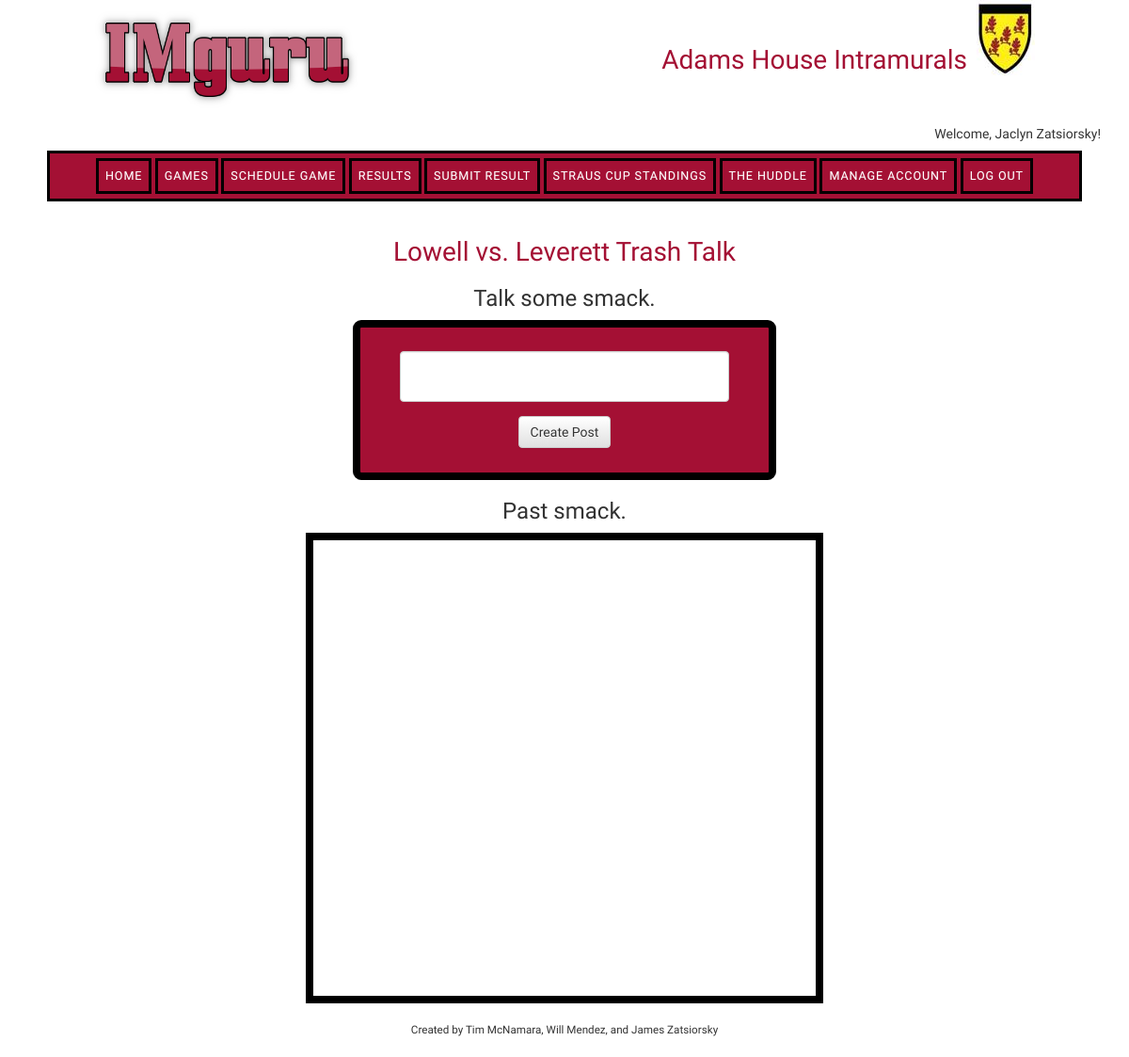
Page /trashtalk.php?gameid=2 (signed in) on the earlier database version.
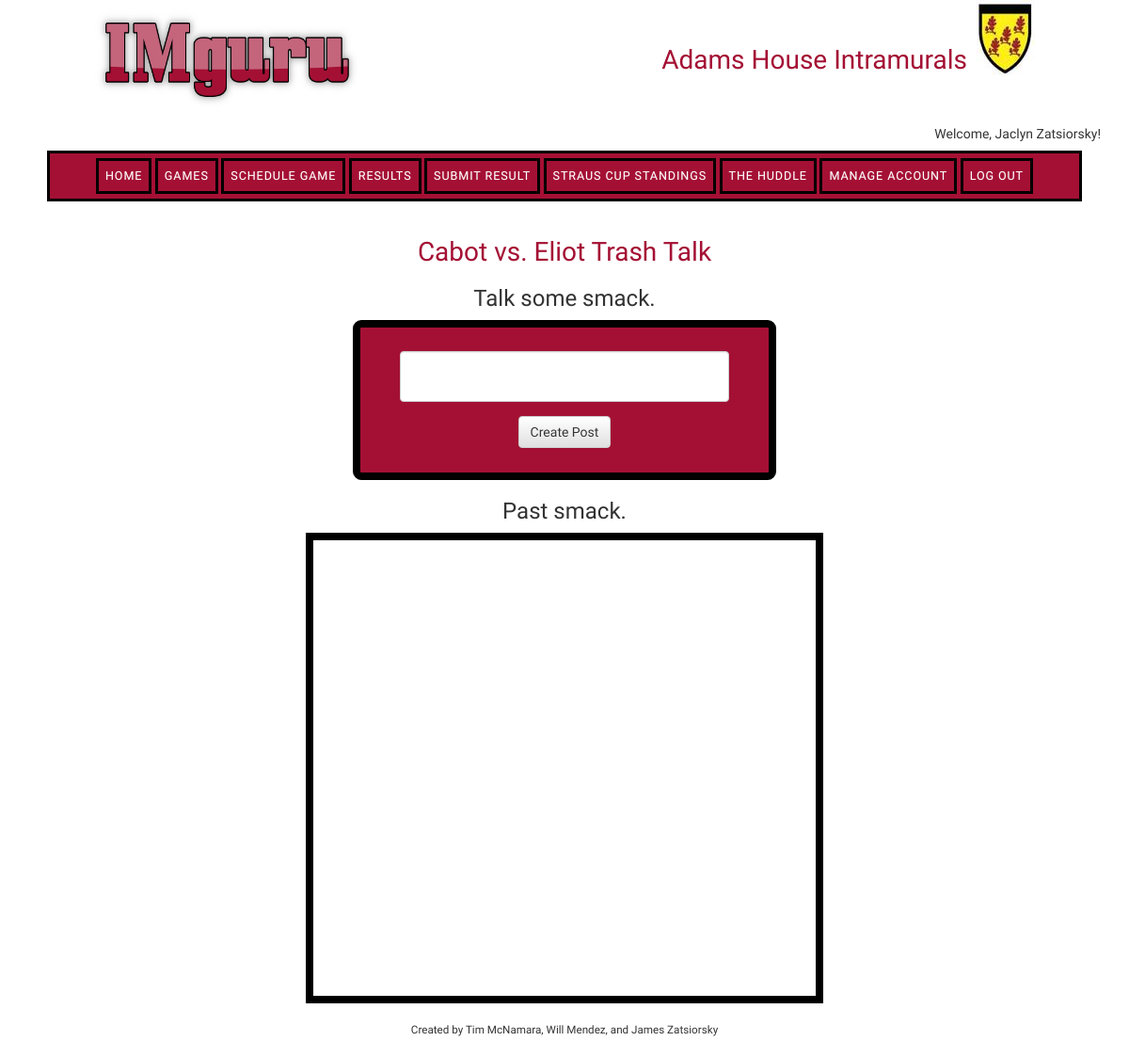
Same page on the later database version.
### tables this page shows
CREATE TABLE `games` (
  `gameid` int(5) unsigned NOT NULL AUTO_INCREMENT,
  `sport` varchar(20) NOT NULL,
  `date` date NOT NULL,
  `time` time NOT NULL,
  `location` varchar(20) NOT NULL,
  `details` varchar(100) DEFAULT NULL,
  `team1` varchar(15) NOT NULL,
  `team2` varchar(15) NOT NULL,
  `team1score` int(5) unsigned NOT NULL,
  `team2score` int(5) unsigned NOT NULL,
  `result` tinyint(1) NOT NULL DEFAULT '0',
  PRIMARY KEY (`gameid`),
  UNIQUE KEY `team1` (`team1`,`team2`,`sport`,`date`,`time`)
);

### templates/trashtalk_form.php (the view, shortened to what this page needs)
<?php include 'navigation.php';?>
<form>
	<h1> <?= $teams[0]["team1"] ?> vs. <?= $teams[0]["team2"] ?> Trash Talk </h1>
	<div class="trash-create">
		<h3> Talk some smack.</h3>
		<div class="chat">
			<fieldset>
				<div class="form-group">
				   <textarea class="form-control" rows="2" style="resize:none; width:85%;text-align:left;" name="message" id="msg"></textarea>
				</div>
				<div class="form-group">
					<button type="button" class="btn btn-default" id="create" onclick="createPost();">Create Post</button>
				</div>
			</fieldset>
		</div>
	</div>
	<div class="trash-posts">
		<h3>Past smack.</h3>
		<div id="past_posts">
		</div>
	</div>
</form>

### public/trashtalk.php (shortened to what this page needs)
<?php
    if ($_SERVER["REQUEST_METHOD"] == "GET")
    {
		if (($teams = query("SELECT * FROM games WHERE gameid = ?", $_GET["gameid"])) == false)
			apologize("That game does not exist.");
        render("trashtalk_form.php", ["title" => "Trash Talk", "teams" => $teams ]);
    }
?>

### includes/functions.php (shortened to what this page needs)
<?php
    function query()
    {
        $sql = func_get_arg(0);
        $parameters = array_slice(func_get_args(), 1);
        static $handle;
        if (!isset($handle))
        {
            try
            {
                $handle = new PDO("mysql:dbname=" . DATABASE . ";host=" . SERVER, USERNAME, PASSWORD);
                $handle->setAttribute(PDO::ATTR_EMULATE_PREPARES, false);
            }
            catch (Exception $e)
            {
                trigger_error($e->getMessage(), E_USER_ERROR);
                exit;
            }
        }
        $statement = $handle->prepare($sql);
        $results = $statement->execute($parameters);
        if ($results !== false)
        {
            return $statement->fetchAll(PDO::FETCH_ASSOC);
        }
        else
        {
            return false;
        }
    }
    function render($template, $values = [])
    {
        if (file_exists("../templates/$template"))
        {
            extract($values);
            require("../templates/header.php");
            require("../templates/$template");
            require("../templates/footer.php");
        }
        else
        {
            trigger_error("Invalid template: $template", E_USER_ERROR);
        }
    }
?>

### templates/header.php (shortened to what this page needs)
<!DOCTYPE html>
<html>
    <head>
        <link href="/css/bootstrap.min.css" rel="stylesheet"/>
        <link href="/css/bootstrap-theme.min.css" rel="stylesheet"/>
	<link rel="stylesheet" type="text/css" href="css/normalize.css" />
	<link rel="stylesheet" type="text/css" href="css/demo.css" />
	<link rel="stylesheet" type="text/css" href="css/component.css" />
	<link href="/css/styles-default.css" rel="stylesheet"/>
    </head>
    <body>
        <div class="container">
            <div id="top">
			<?php if (isset($_SESSION["house"]))
				{
					if ($_SESSION["house"] == "Adams")
						$link = "http://adamshouse.harvard.edu";
					else if ($_SESSION["house"] == "Winthrop")
						$link = "http://winthrophouse.net";
					else
						$link = "http://" . $_SESSION["house"] . ".harvard.edu";
				}
			?>
			<?php if (isset($_SESSION["house"])): ?>
			<div>
			<a href="/"><img alt="Guru" src="/img/logo_text.gif" class="logo"/></a>
			<a href = <?= $link ?> >
				<img alt="Shield" id="shield2" src="/img/<?= htmlspecialchars(strtolower($_SESSION["house"])) ?>_shield.jpg"/>
			</a>
			<h1 class="title"><?= htmlspecialchars($_SESSION["house"]) ?> House Intramurals</h1>
			</div>
			<?php else: ?>
			<a href="/"><img alt="Guru" src="/img/logo_text.gif" style="margin: 0;" class="logo-login"/></a>
			<?php endif ?>
            </div>
            <div id="middle">

### templates/navigation.php (shortened to what this page needs)
<div style="text-align:right;">
	<h5 id="welcome">Welcome, <?= htmlspecialchars($_SESSION["name"]) ?>!</h5>
</div>
<div class="round">
	<section class="color-3">
		<nav class="cl-effect-8">
			<a href="/">Home</a>
			<a href="games.php">Games</a>
		<?php if ($_SESSION["captain"] == 1): ?>
			<a href="schedule_game.php">Schedule Game</a>
		<?php endif ?>
			<a href="/results.php">Results</a>
		<?php if ($_SESSION["captain"] == 1): ?>
			<a href="submit_result.php">Submit Result</a>
		<?php endif ?>
			<a href="standings.php">Straus Cup Standings</a>
			<a href="huddle.php">The Huddle</a>
			<a href="manage_account.php">Manage Account</a>
			<a href="logout.php">Log out</a>
		</nav>
	</section>
</div>
<br>

### templates/footer.php
            </div>
            <div id="bottom">
		Created by Tim McNamara, Will Mendez, and James Zatsiorsky
            </div>
        </div>
    </body>
</html>

### public/css/demo.css (style rules this page uses)
.color-3 { background: #A41034; }

### public/css/component.css (style rules this page uses)
*, *:after, *::before { -webkit-box-sizing: border-box; -moz-box-sizing: border-box; box-sizing: border-box; }
body { font-family: 'Raleway', sans-serif; }
nav a { position: relative; display: inline-block; margin: 5px 0px; outline: none; color: #fff; text-decoration: none; text-transform: uppercase; letter-spacing: 0.9px; font-weight: 400; text-shadow: 0 0 1px rgba(255,255,255,0.3); font-size: 0.90em; }
.cl-effect-8 a { padding: 10px 10px; }
.cl-effect-8 a::before, .cl-effect-8 a::after { position: absolute; top: 0; left: 0; width: 100%; height: 100%; border: 3px solid black; content: ''; -webkit-transition: -webkit-transform 0.3s, opacity 0.3s; -moz-transition: -moz-transform 0.3s, opacity 0.3s; transition: transform 0.3s, opacity 0.3s; }
.cl-effect-8 a::after { border-color: #fff; opacity: 0; -webkit-transform: translateY(-7px) translateX(6px); -moz-transform: translateY(-7px) translateX(6px); transform: translateY(-7px) translateX(6px); }

### public/css/styles-default.css (style rules this page uses)
.container { margin-left: auto; margin-right: auto; text-align: center; }
#middle .form-control { display: inline-block; width: auto; }
#bottom { font-size: smaller; margin: 20px; }
.form-control { text-align: center; }
h1 { color: #A41034; }
.chat { display:inline-block; background-color: #A41034; padding: 20px 0px 0px 0px; width: 75%; border: 8px solid black; border-radius: 9px; }
#past_posts { border: 8px solid black; height: 500px; overflow: scroll; }
#shield2 { float:right; padding:0; }
.title { float: right; padding-top: 30px; margin-right: 10px; padding-bottom: 0; }
#top { margin: 0 auto; width: 1000px; height: 125px; margin-bottom: 0px; }
a { color: #A41034; }
fieldset { border: none; }
.round { border: 3px solid black; width: 1100px; margin-right: auto; margin-left: auto; }
nav { margin-left: 0; margin-right: 0; }
.logo { float: left; margin-left:0; width: 280px; height: 141px; padding-bottom: 0; }
.trash-posts { margin-left: auto; margin-right: auto; width: 550px; }
.trash-create { margin-left: auto; margin-right: auto; width: 600px; }

Differences in the rows shown:
changed games: team1 "Lowell" → "Cabot"; team2 "Leverett" → "Eliot"
